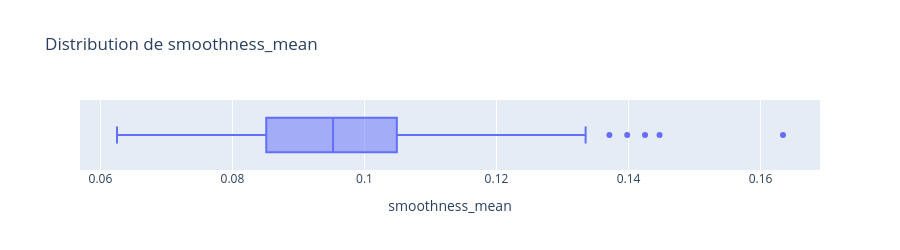
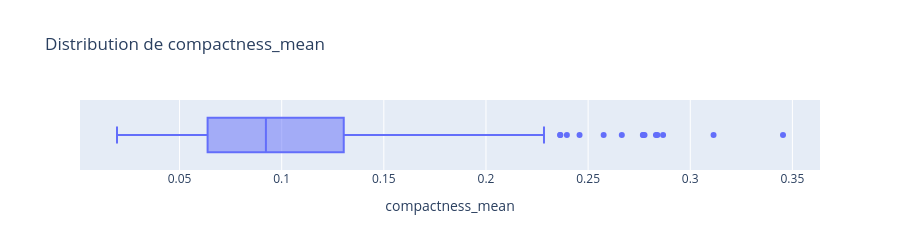
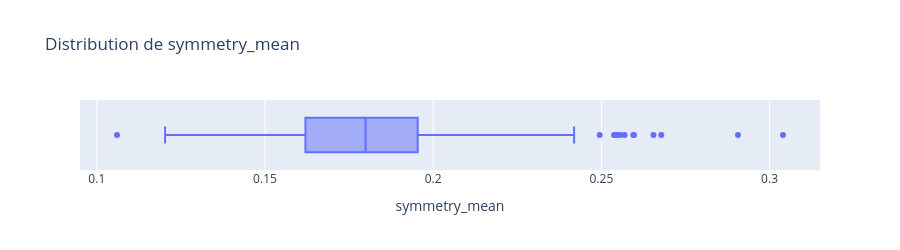
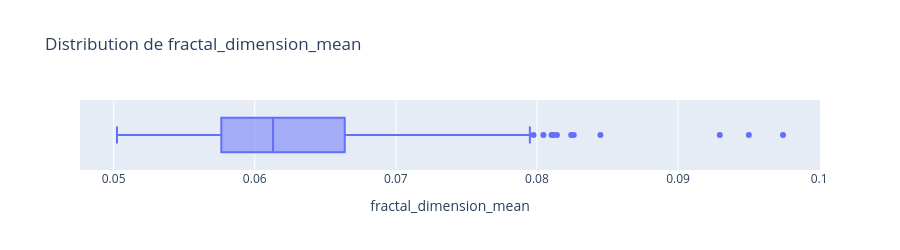

The cell these charts' notebook holds for them, in order:
### Markdown cell above
#### Examiner la distribution des variables numériques avant de choisir un scaler

### Code cell
for var in X_train.columns:
    fig = px.box(X_train, x=var, title=f"Distribution de {var}", height=250)
    fig.show()

### Figure 1 — Plotly figure (JSON) as saved in the notebook; plotly's stock layout.template omitted (floating-point values rounded to 4 significant figures; data arrays with more than 128 entries replaced by an {"elided": "..."} marker saying what was removed)
{"data": [{"alignmentgroup": "True", "hovertemplate": "smoothness_mean=%{x}<extra></extra>", "legendgroup": "", "marker": {"color": "#636efa"}, "name": "", "notched": false, "offsetgroup": "", "orientation": "h", "showlegend": false, "type": "box", "x": {"elided": "455 float values"}, "x0": " ", "xaxis": "x", "y0": " ", "yaxis": "y"}], "layout": {"boxmode": "group", "height": 250, "legend": {"tracegroupgap": 0}, "title": {"text": "Distribution de smoothness_mean"}, "xaxis": {"anchor": "y", "domain": [0, 1], "title": {"text": "smoothness_mean"}}, "yaxis": {"anchor": "x", "domain": [0, 1]}}}

### Figure 2 — Plotly figure (JSON) as saved in the notebook; plotly's stock layout.template omitted (floating-point values rounded to 4 significant figures; data arrays with more than 128 entries replaced by an {"elided": "..."} marker saying what was removed)
{"data": [{"alignmentgroup": "True", "hovertemplate": "compactness_mean=%{x}<extra></extra>", "legendgroup": "", "marker": {"color": "#636efa"}, "name": "", "notched": false, "offsetgroup": "", "orientation": "h", "showlegend": false, "type": "box", "x": {"elided": "455 float values"}, "x0": " ", "xaxis": "x", "y0": " ", "yaxis": "y"}], "layout": {"boxmode": "group", "height": 250, "legend": {"tracegroupgap": 0}, "title": {"text": "Distribution de compactness_mean"}, "xaxis": {"anchor": "y", "domain": [0, 1], "title": {"text": "compactness_mean"}}, "yaxis": {"anchor": "x", "domain": [0, 1]}}}

### Figure 3 — Plotly figure (JSON) as saved in the notebook; plotly's stock layout.template omitted (floating-point values rounded to 4 significant figures; data arrays with more than 128 entries replaced by an {"elided": "..."} marker saying what was removed)
{"data": [{"alignmentgroup": "True", "hovertemplate": "symmetry_mean=%{x}<extra></extra>", "legendgroup": "", "marker": {"color": "#636efa"}, "name": "", "notched": false, "offsetgroup": "", "orientation": "h", "showlegend": false, "type": "box", "x": {"elided": "455 float values"}, "x0": " ", "xaxis": "x", "y0": " ", "yaxis": "y"}], "layout": {"boxmode": "group", "height": 250, "legend": {"tracegroupgap": 0}, "title": {"text": "Distribution de symmetry_mean"}, "xaxis": {"anchor": "y", "domain": [0, 1], "title": {"text": "symmetry_mean"}}, "yaxis": {"anchor": "x", "domain": [0, 1]}}}

### Figure 4 — Plotly figure (JSON) as saved in the notebook; plotly's stock layout.template omitted (floating-point values rounded to 4 significant figures; data arrays with more than 128 entries replaced by an {"elided": "..."} marker saying what was removed)
{"data": [{"alignmentgroup": "True", "hovertemplate": "fractal_dimension_mean=%{x}<extra></extra>", "legendgroup": "", "marker": {"color": "#636efa"}, "name": "", "notched": false, "offsetgroup": "", "orientation": "h", "showlegend": false, "type": "box", "x": {"elided": "455 float values"}, "x0": " ", "xaxis": "x", "y0": " ", "yaxis": "y"}], "layout": {"boxmode": "group", "height": 250, "legend": {"tracegroupgap": 0}, "title": {"text": "Distribution de fractal_dimension_mean"}, "xaxis": {"anchor": "y", "domain": [0, 1], "title": {"text": "fractal_dimension_mean"}}, "yaxis": {"anchor": "x", "domain": [0, 1]}}}
